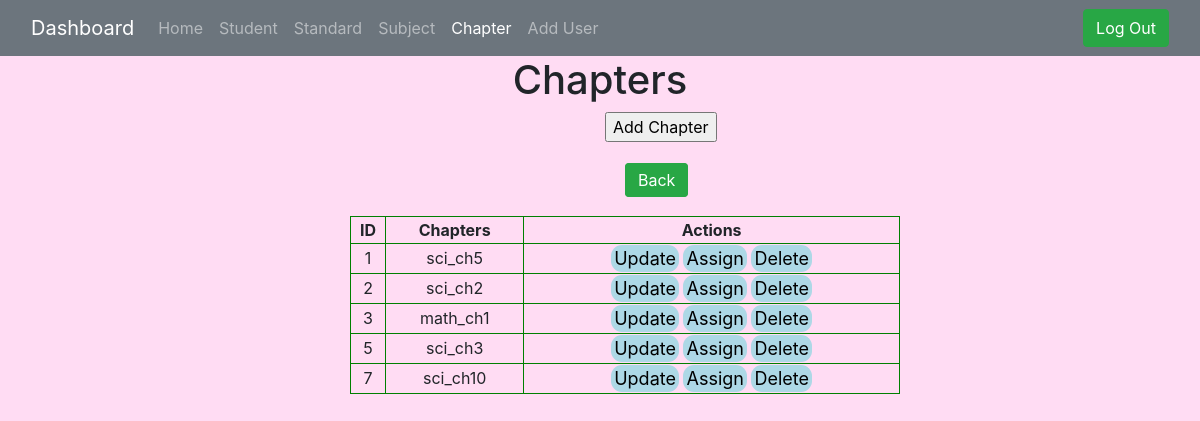
The app's page /chapters.php (signed in) with its own data.
### tables this page shows
CREATE TABLE `chapters` (
  `id` int NOT NULL,
  `name` varchar(100) NOT NULL
);

### chapters.php (the view, shortened to what this page needs)
<?php
include "navbar.php"?>
<!DOCTYPE html>
<html lang="en">
<head>
    <link rel="stylesheet" href="https://stackpath.bootstrapcdn.com/bootstrap/4.5.0/css/bootstrap.min.css">
    <link rel="stylesheet" href="https://maxcdn.bootstrapcdn.com/font-awesome/4.7.0/css/font-awesome.min.css">
</head>
<body>
    <h1 class="header">Chapters</h1>
    <a href="addchpt.php"><input class="btn1" type="button" value="Add Chapter"></a><br>
    <a class='btn btn-success backbtn' href='dashboard.php'>Back</a><br>
</body>
</html>
<?php
require "db.php";
$query = "SELECT * FROM `chapters`";
$result = mysqli_query($conn, $query);
echo "<table class='table1' border='1'>
        <br>
        <tr>
        <th>ID</th>
        <th>Chapters</th>
        <th>Actions</th>
        </tr>";
while ($row = mysqli_fetch_array($result)) {
    echo "<tr>";
    echo "<td>" . $row['id'] . "</td>";
    echo "<td>" . $row['name'] . "</td>";
    echo "<td>" . "<a class='buttons' href='updateChapter.php?id=" . $row['id'] . "'>Update</a>" . " " ."<a class='buttons' href='assignChapter.php?id=" . $row['id'] . "'>Assign</a>" . " " . "<a class='buttons' href='deleteChapter.php?id=" . $row['id'] . "'>Delete</a>" . "</td>";;
    echo "</tr>";
}
echo "</table>";
?>

### chapters.php (style rules this page uses)
body { background-color: #ffdcf3; }
.header { text-align: center; }
.table1 { border: 1px solid green; border-spacing: 0; text-align: center; width: 550px; border-radius: 2px; margin-left: 350px; }
.buttons { color: black; text-decoration: none; background: lightblue; border-radius: 11px; padding: 3px; width: 60px; border: none; font-size: 18px; }
.btn1 { display: block; margin-left: 605px; }
.backbtn { display: inline; width: 100px; margin-bottom: 60px; margin-left: 625px; }

### records on screen
chapters: id "1", name "sci_ch5"
chapters: id "2", name "sci_ch2"
chapters: id "3", name "math_ch1"
chapters: id "5", name "sci_ch3"
chapters: id "7", name "sci_ch10"
